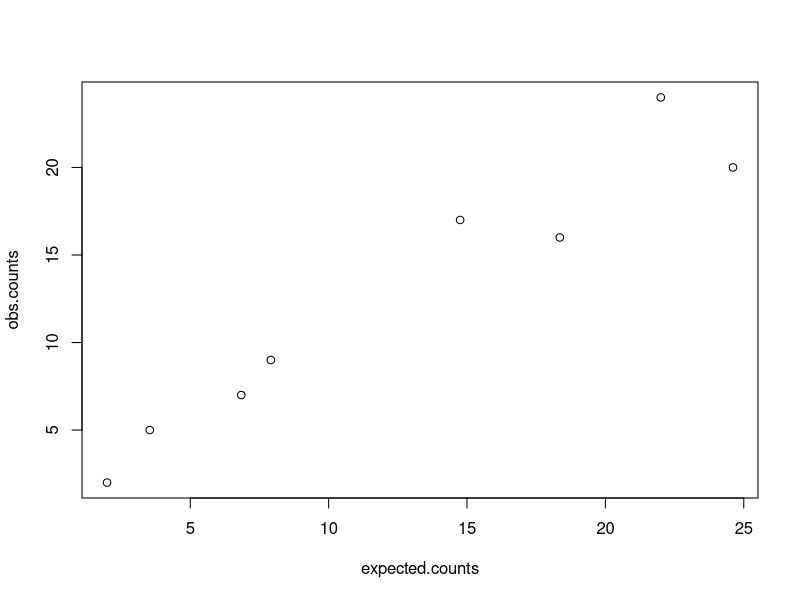

Here is the R script that generated this plot:

#Assignment 2 - 3d
#minimizer for the ML estimate of lambda
negloglike.H1 <- function(guess, ntot, obs){
	  lambda=guess
		if(lambda<0){return(5000)}
		  else{
		    p1=exp(-lambda)**obs[1]
		    p2=(exp(-lambda)*lambda)**obs[2]
		    p3=((exp(-lambda)*lambda**2)/factorial(2))**obs[3]
		    p4=((exp(-lambda)*lambda**3)/factorial(3))**obs[4]
		    p5=((exp(-lambda)*lambda**4)/factorial(4))**obs[5]
		    p6=((exp(-lambda)*lambda**5)/factorial(5))**obs[6]
		    p7=((exp(-lambda)*lambda**6)/factorial(6))**obs[7]
		    p8=1-sum(p1,p2,p3,p4,p5,p6,p7)
		    
		    pvec=c(p1,p2,p3,p4,p5,p6,p7,p8)
		    
		    negloglike <- -dmultinom(x=obs.counts, size=ntot, prob=pvec, log=TRUE)
		    
		  }
		
		}
	
	


#Setup the observed data
y1=7
y2=16
y3=20
y4=24
y5=17
y6=9
y7=5
y8=2

obs.counts <- c(y1,y2,y3,y4,y5,y6,y7,y8)

#Run ML
guess1 <- log(0.5)
n=100
mlest = optimize(f=negloglike.H1, interval=0.001, ntot=n, obs=obs.counts, lower=0, upper=20)
lambdaMLE=mlest$minimum
lnMLE=log(mlest$objective)

####################################################################
#Problem 2e, expected values
expected.counts=dpois(c(0,1,2,3,4,5,6), lambdaMLE) #Get probabilites for 1-6 trees/quadrat
expected.counts=c(expected.counts, 1-sum(expected.counts)) #Add on >= 7 trees
expected.counts=expected.counts*n #expected frequency

plot(obs.counts~expected.counts)

##################################################################################
#  2f, goodness of fit test

#The probabilites for a fully parameterized model
phats = obs.counts/n

lnNullModel=dmultinom(x=obs.counts, size=n,prob=phats, log=TRUE)

Gsq= -2*(lnMLE - lnNullModel)
df=length(phats)-1   #question: the altenative model has only 1 parameter, so df will be negative
Gsq.crit <- qchisq(p=0.95,df=df)
pvalue <- 1-pchisq(Gsq,df)

###################################################################
#   2g

obs.counts=c(7,16,20,24,17,9,5,1,1)
numTrees=0:8

meanX=sum(obs.counts*numTrees)/100

#########
#  2h
#should this use the zero inflated poisson on pg 35 on notes? Not sure how else to model a neg binomial.
